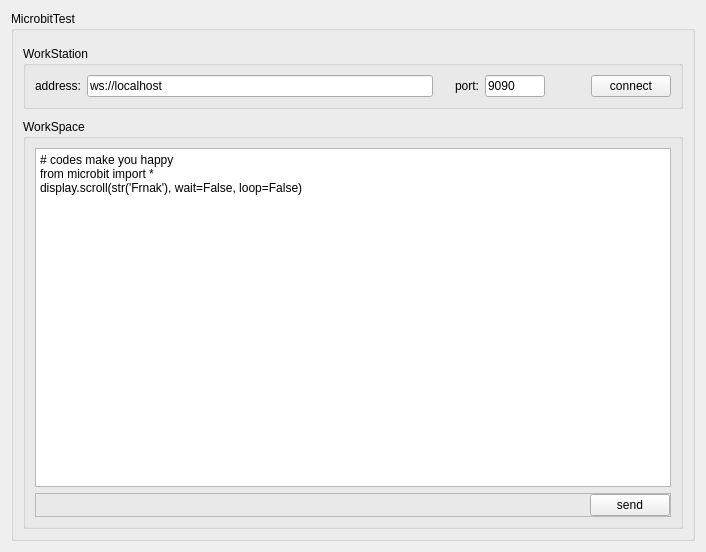
<?xml version="1.0" encoding="UTF-8"?>
<ui version="4.0">
 <class>DMicrobitTestForm</class>
 <widget class="QWidget" name="DMicrobitTestForm">
  <property name="geometry">
   <rect>
    <x>0</x>
    <y>0</y>
    <width>706</width>
    <height>552</height>
   </rect>
  </property>
  <property name="windowTitle">
   <string notr="true">Form</string>
  </property>
  <layout class="QGridLayout" name="gridLayout">
   <item row="0" column="0">
    <widget class="QGroupBox" name="groupBox_microbit">
     <property name="minimumSize">
      <size>
       <width>0</width>
       <height>530</height>
      </size>
     </property>
     <property name="title">
      <string>MicrobitTest</string>
     </property>
     <layout class="QVBoxLayout" name="verticalLayout_2">
      <property name="spacing">
       <number>10</number>
      </property>
      <property name="topMargin">
       <number>15</number>
      </property>
      <item>
       <widget class="QGroupBox" name="groupBox_workstation">
        <property name="sizePolicy">
         <sizepolicy hsizetype="Preferred" vsizetype="Fixed">
          <horstretch>0</horstretch>
          <verstretch>0</verstretch>
         </sizepolicy>
        </property>
        <property name="title">
         <string>WorkStation</string>
        </property>
        <layout class="QHBoxLayout" name="horizontalLayout_6">
         <item>
          <widget class="QLabel" name="label_3">
           <property name="maximumSize">
            <size>
             <width>16777215</width>
             <height>16777215</height>
            </size>
           </property>
           <property name="text">
            <string>address:</string>
           </property>
           <property name="alignment">
            <set>Qt::AlignRight|Qt::AlignTrailing|Qt::AlignVCenter</set>
           </property>
          </widget>
         </item>
         <item>
          <widget class="QLineEdit" name="lineEdit_ws_address">
           <property name="minimumSize">
            <size>
             <width>160</width>
             <height>0</height>
            </size>
           </property>
           <property name="focusPolicy">
            <enum>Qt::ClickFocus</enum>
           </property>
           <property name="text">
            <string notr="true">ws://localhost</string>
           </property>
           <property name="placeholderText">
            <string notr="true">ws://127.0.0.1</string>
           </property>
          </widget>
         </item>
         <item>
          <widget class="QLabel" name="label_6">
           <property name="sizePolicy">
            <sizepolicy hsizetype="Fixed" vsizetype="Preferred">
             <horstretch>0</horstretch>
             <verstretch>0</verstretch>
            </sizepolicy>
           </property>
           <property name="minimumSize">
            <size>
             <width>40</width>
             <height>0</height>
            </size>
           </property>
           <property name="maximumSize">
            <size>
             <width>16777215</width>
             <height>16777215</height>
            </size>
           </property>
           <property name="text">
            <string>port:</string>
           </property>
           <property name="alignment">
            <set>Qt::AlignRight|Qt::AlignTrailing|Qt::AlignVCenter</set>
           </property>
          </widget>
         </item>
         <item>
          <widget class="QLineEdit" name="lineEdit_ws_port">
           <property name="sizePolicy">
            <sizepolicy hsizetype="Fixed" vsizetype="Fixed">
             <horstretch>0</horstretch>
             <verstretch>0</verstretch>
            </sizepolicy>
           </property>
           <property name="minimumSize">
            <size>
             <width>44</width>
             <height>0</height>
            </size>
           </property>
           <property name="maximumSize">
            <size>
             <width>60</width>
             <height>16777215</height>
            </size>
           </property>
           <property name="focusPolicy">
            <enum>Qt::ClickFocus</enum>
           </property>
           <property name="text">
            <string notr="true">9090</string>
           </property>
           <property name="maxLength">
            <number>5</number>
           </property>
           <property name="placeholderText">
            <string notr="true">port</string>
           </property>
          </widget>
         </item>
         <item>
          <spacer name="horizontalSpacer_5">
           <property name="orientation">
            <enum>Qt::Horizontal</enum>
           </property>
           <property name="sizeType">
            <enum>QSizePolicy::Preferred</enum>
           </property>
           <property name="sizeHint" stdset="0">
            <size>
             <width>40</width>
             <height>20</height>
            </size>
           </property>
          </spacer>
         </item>
         <item>
          <widget class="QPushButton" name="btn_wsConnect">
           <property name="text">
            <string>connect</string>
           </property>
          </widget>
         </item>
        </layout>
       </widget>
      </item>
      <item>
       <widget class="QGroupBox" name="groupBox_workspace">
        <property name="title">
         <string>WorkSpace</string>
        </property>
        <layout class="QVBoxLayout" name="verticalLayout">
         <item>
          <widget class="QPlainTextEdit" name="plainTextEdit_code">
           <property name="plainText">
            <string notr="true"># codes make you happy
from microbit import *
display.scroll(str('Frnak'), wait=False, loop=False)</string>
           </property>
          </widget>
         </item>
         <item>
          <widget class="QFrame" name="frame">
           <property name="frameShape">
            <enum>QFrame::StyledPanel</enum>
           </property>
           <property name="frameShadow">
            <enum>QFrame::Raised</enum>
           </property>
           <layout class="QHBoxLayout" name="horizontalLayout">
            <property name="spacing">
             <number>0</number>
            </property>
            <property name="leftMargin">
             <number>0</number>
            </property>
            <property name="topMargin">
             <number>0</number>
            </property>
            <property name="rightMargin">
             <number>0</number>
            </property>
            <property name="bottomMargin">
             <number>0</number>
            </property>
            <item>
             <spacer name="horizontalSpacer">
              <property name="orientation">
               <enum>Qt::Horizontal</enum>
              </property>
              <property name="sizeHint" stdset="0">
               <size>
                <width>568</width>
                <height>20</height>
               </size>
              </property>
             </spacer>
            </item>
            <item>
             <widget class="QPushButton" name="btn_send">
              <property name="text">
               <string>send</string>
              </property>
             </widget>
            </item>
           </layout>
          </widget>
         </item>
        </layout>
       </widget>
      </item>
     </layout>
    </widget>
   </item>
  </layout>
 </widget>
 <resources/>
 <connections/>
</ui>
